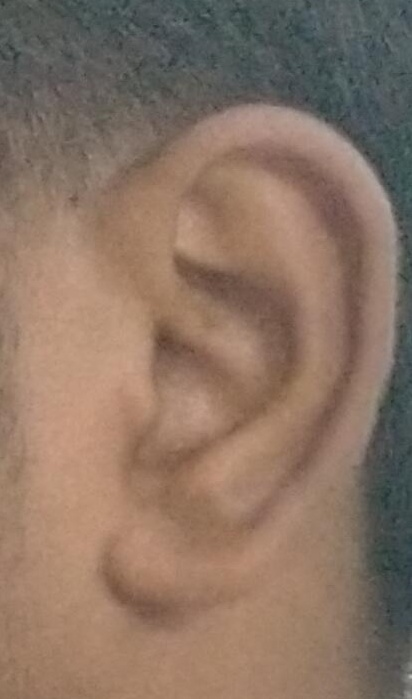
#> input picture preprocessing/Ear1.jpg, 412 x 699 px
$ jupyter execute checksimilarity.ipynb
#> lines starting #> are read from the running program, lines starting #| are printed output that depends on the picture
[cell 1]
import cv2

# Load the two input images
img1 = cv2.imread('Ear1.jpg')
#> img1 is the input picture: shape (699, 412, 3); mean B, G, R 100.1, 115.8, 138.8
img2 = cv2.imread('Ear1.jpg')

# Convert the images to grayscale
gray1 = cv2.cvtColor(img1, cv2.COLOR_BGR2GRAY)
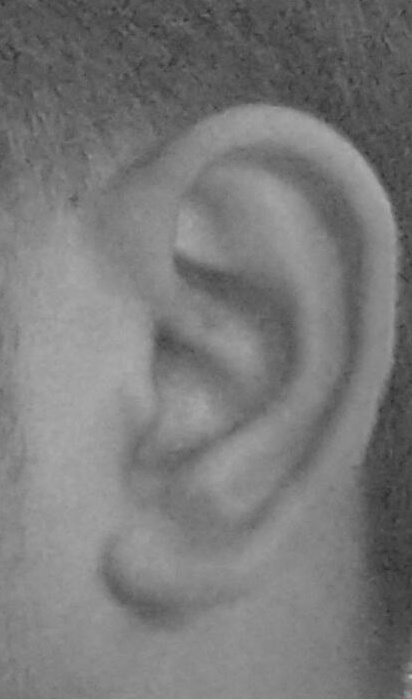
#> gray1: shape (699, 412); min 48, max 187, mean 120.9
gray2 = cv2.cvtColor(img2, cv2.COLOR_BGR2GRAY)

# Create the SIFT feature detector
sift = cv2.SIFT_create()

# Find the keypoints and descriptors in the two images
kp1, des1 = sift.detectAndCompute(gray1, None)
#> kp1 = 56 keypoints; strongest (x, y, size): (168, 345, 26.9), (238, 345, 31.3), (335, 213, 31.7), (185, 267, 16.3)
kp2, des2 = sift.detectAndCompute(gray2, None)
#> kp2 has the same summary as kp1

# Create a brute-force matcher object
bf = cv2.BFMatcher()

# Match the descriptors from the two images
matches = bf.match(des1, des2)
#> matches = 56 matches

# Sort the matches by distance
matches = sorted(matches, key=lambda x: x.distance)

# Select the top 50 matches
matches = matches[:50]
#> matches = 50 matches

# Draw the matches on a new image
result = cv2.drawMatches(img1, kp1, img2, kp2, matches, None, flags=cv2.DrawMatchesFlags_NOT_DRAW_SINGLE_POINTS)
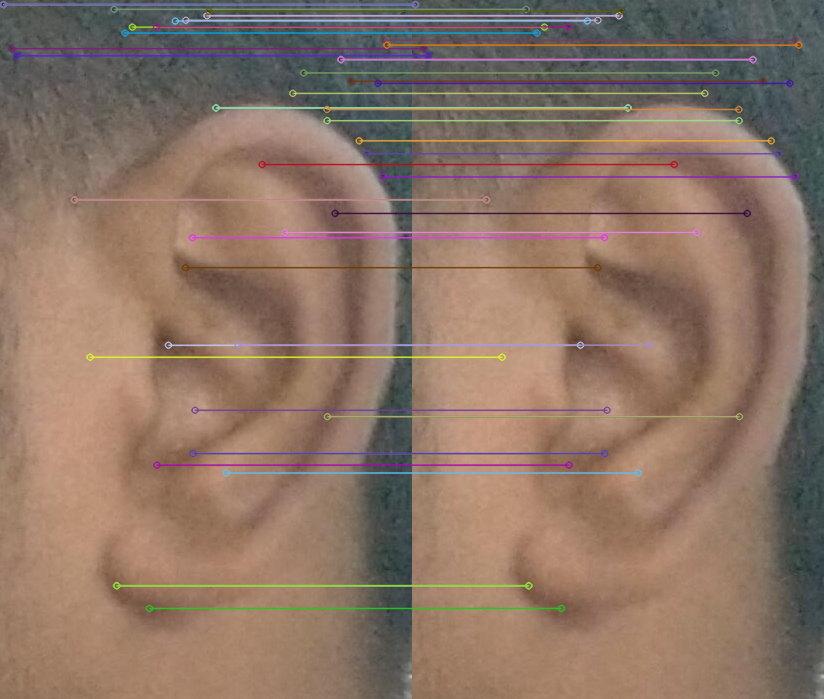
#> result: shape (699, 824, 3); mean B, G, R 101.8, 116.5, 140.1

# Display the result
cv2.imshow('Matches', result)
cv2.waitKey(0)
cv2.destroyAllWindows()

$ run again, with preprocessing/2.jpg copied over preprocessing/Ear1.jpg
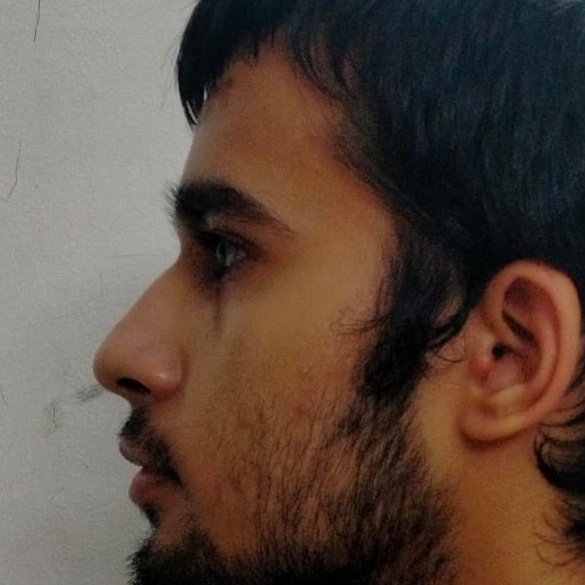
#> input picture preprocessing/2.jpg, 585 x 585 px
#> img1 is the input picture: shape (585, 585, 3); mean B, G, R 62.3, 73.1, 91
#> `gray1 = cv2.cvtColor(img1, cv2.COLOR_BGR2GRAY)`:
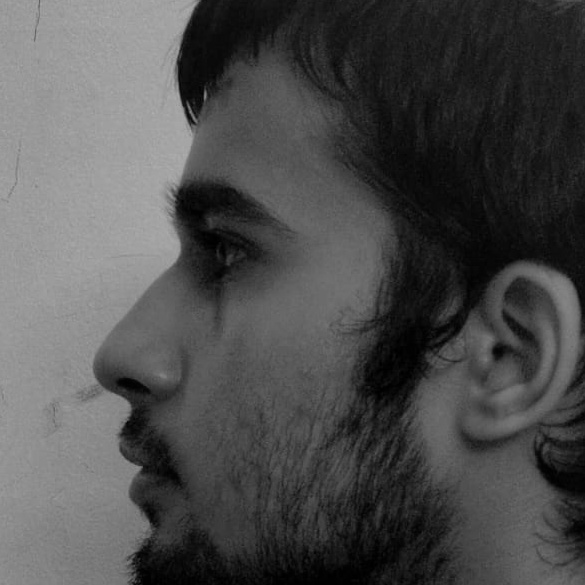
#> gray1: shape (585, 585); min 0, max 175, mean 77.3
#> kp1 = 196 keypoints; strongest (x, y, size): (217, 230, 66), (201, 68, 42.9), (190, 112, 2.3), (189, 107, 2.1)
#> kp2 has the same summary as kp1
#> `matches = bf.match(des1, des2)`: matches = 196 matches
#> `matches = matches[:50]`: matches = 50 matches
#> `result = cv2.drawMatches(img1, kp1, img2, kp2, matches, None, flags=cv..`:
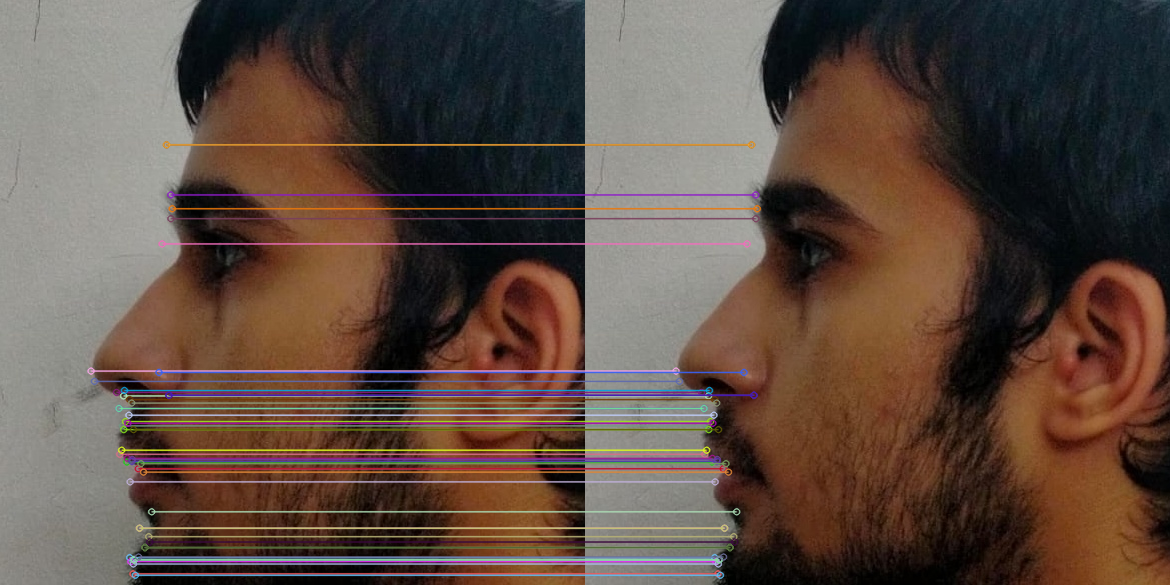
#> result: shape (585, 1170, 3); mean B, G, R 66.6, 76.1, 93.8

$ run again, with preprocessing/4.jpg copied over preprocessing/Ear1.jpg
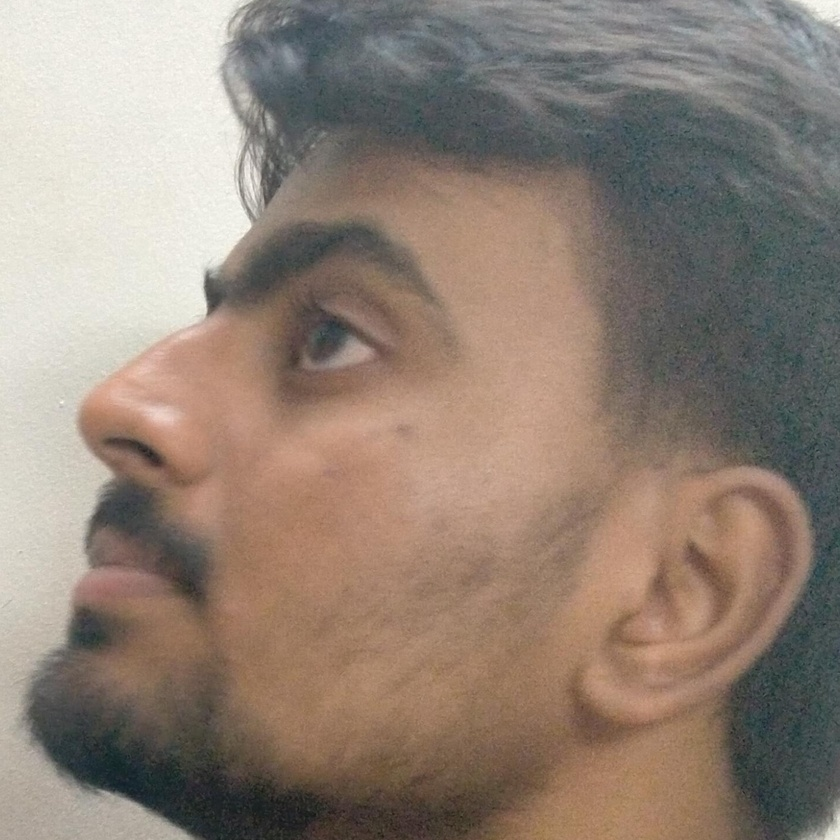
#> input picture preprocessing/4.jpg, 840 x 840 px, shrunk from 1438 x 1438 before the run
#> img1 is the input picture: shape (840, 840, 3); mean B, G, R 118.5, 130.3, 145.2
#> `gray1 = cv2.cvtColor(img1, cv2.COLOR_BGR2GRAY)`:
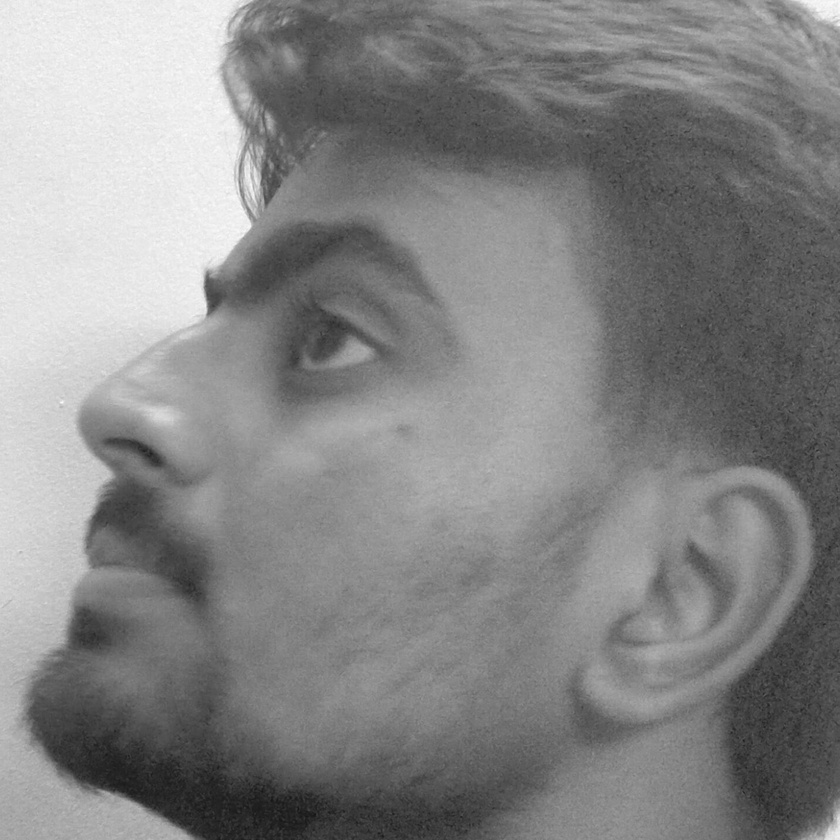
#> gray1: shape (840, 840); min 20, max 252, mean 133.4
#> kp1 = 224 keypoints; strongest (x, y, size): (216, 292, 19.8), (85, 741, 62.6), (298, 297, 108.7), (128, 516, 51.9)
#> kp2 has the same summary as kp1
#> `matches = bf.match(des1, des2)`: matches = 224 matches
#> `matches = matches[:50]`: matches = 50 matches
#> `result = cv2.drawMatches(img1, kp1, img2, kp2, matches, None, flags=cv..`:
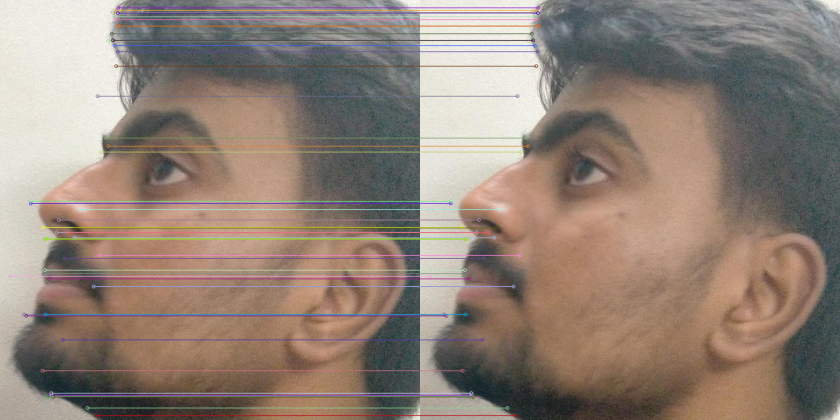
#> result: shape (840, 1680, 3) (shown at 1/2 size); mean B, G, R 119.1, 130, 145.2

$ run again, with preprocessing/6.jpg copied over preprocessing/Ear1.jpg
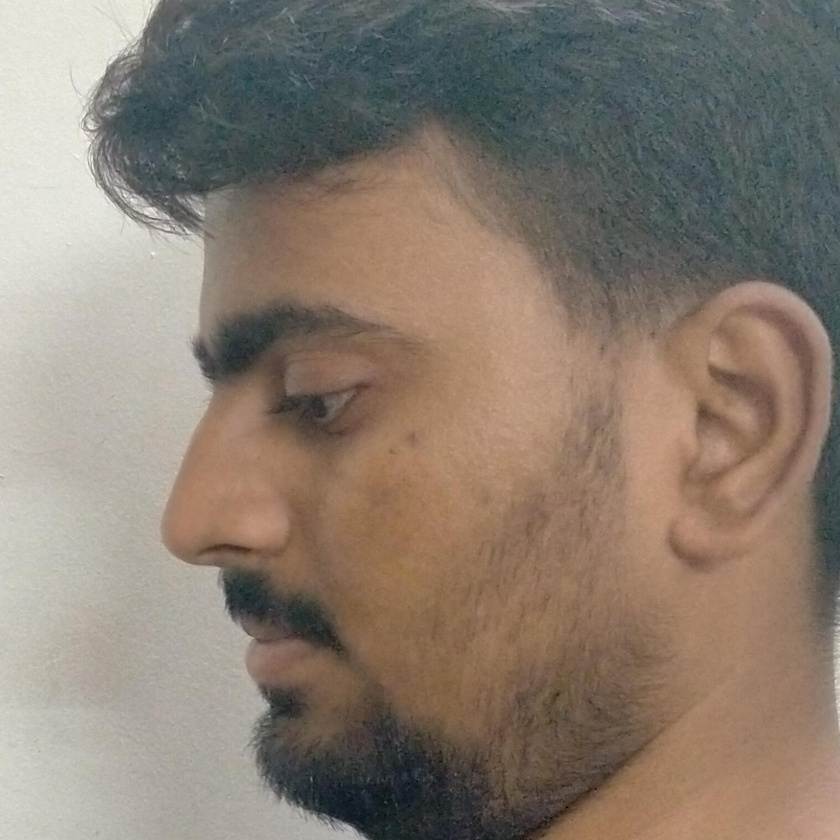
#> input picture preprocessing/6.jpg, 840 x 840 px, shrunk from 1517 x 1517 before the run
#> img1 is the input picture: shape (840, 840, 3); mean B, G, R 112.6, 124.8, 137.3
#> `gray1 = cv2.cvtColor(img1, cv2.COLOR_BGR2GRAY)`:
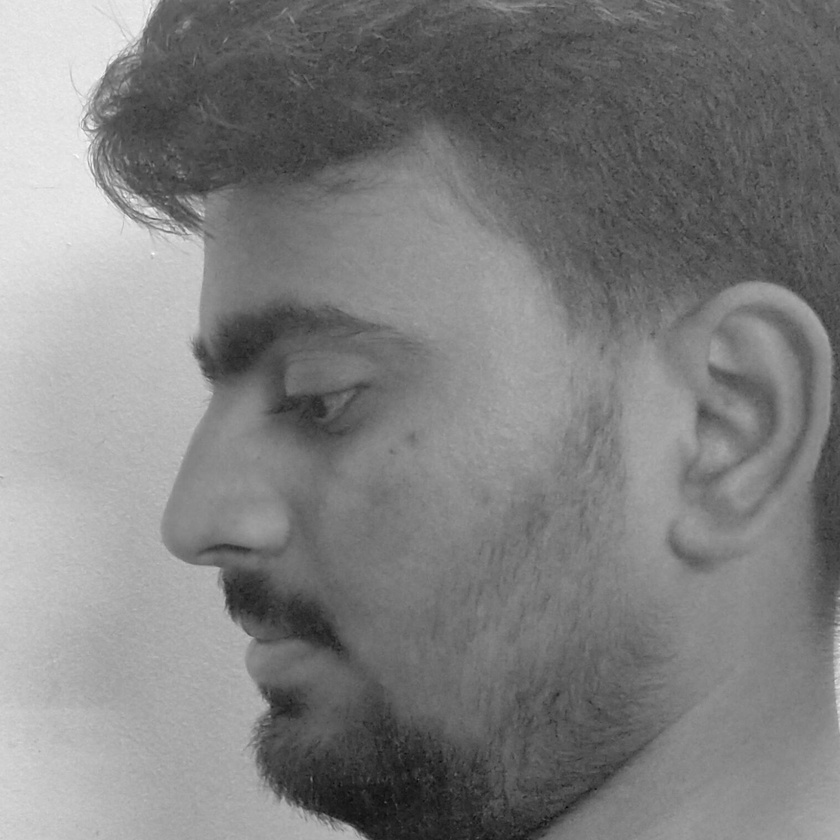
#> gray1: shape (840, 840); min 6, max 254, mean 127.1
#> kp1 = 436 keypoints; strongest (x, y, size): (160, 130, 94.7), (236, 350, 49.4), (248, 597, 33.2), (146, 216, 2.1)
#> kp2 has the same summary as kp1
#> `matches = bf.match(des1, des2)`: matches = 436 matches
#> `matches = matches[:50]`: matches = 50 matches
#> `result = cv2.drawMatches(img1, kp1, img2, kp2, matches, None, flags=cv..`:
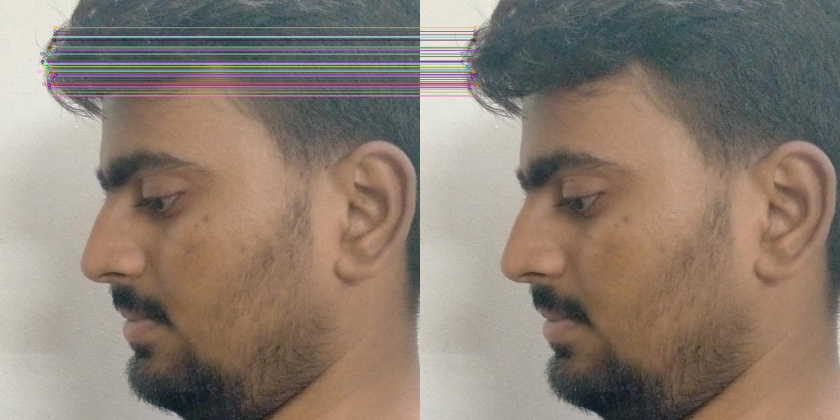
#> result: shape (840, 1680, 3) (shown at 1/2 size); mean B, G, R 113.6, 125.3, 138.9
